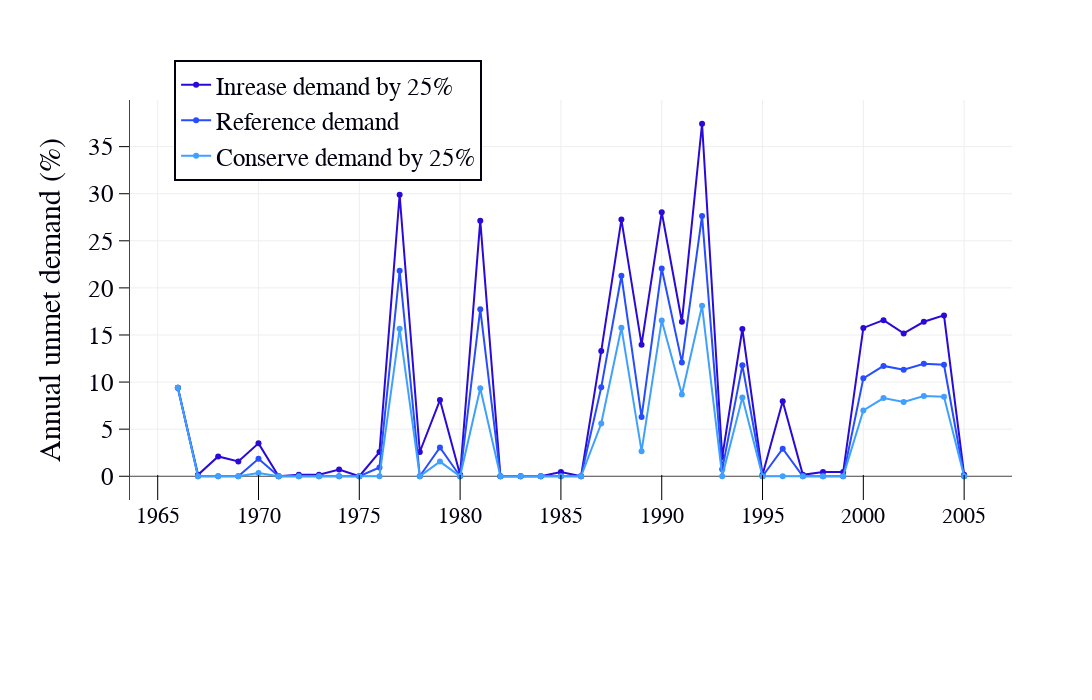

The cell this chart's notebook holds for it:
### Markdown cell above
# 6. Plot the unmet demad for all the scenarios  and years

### Code cell
import numpy

import plotly.plotly as py
import plotly.graph_objs as go
# xx=['Reference','Cache County <br> demand','Hyrum  <br> Bathymetry','Headflow <br> supply']
# print UnmetDemandEstimate[['Reference','year']]


########################################################################
# estimate the total reference demand for Cahce county to calcualte the percentage 
result_df_UseCase= pd.read_sql_query(Query_UseCase_text, conn)

subsets = result_df_UseCase.groupby(['ScenarioName'])
for subset in subsets.groups.keys():
    if subset=='Bear River WEAP Model 2017': # reference
        df_Seasonal = subsets.get_group(name=subset)
        df_Seasonal=df_Seasonal.reset_index()
# display (df_Seasonal)
  
Tot=df_Seasonal["SeasonNumericValue"].tolist()

float_lst = [float(x) for x in Tot]

Annual_Demand=sum(float_lst)
print Annual_Demand

########################################################################



years =UnmetDemandEstimate.index.values

Reference_vals =UnmetDemandEstimate['Reference'].tolist()
Reference_vals_perc =(numpy.array([Reference_vals]))/Annual_Demand*100


Cons25PercCacheUrbWaterUse_vals =UnmetDemandEstimate['Cons25PercCacheUrbWaterUse'].tolist()
Cons25PercCacheUrbWaterUse_vals_perc =(numpy.array([Cons25PercCacheUrbWaterUse_vals]))/Annual_Demand*100

Incr25PercCacheUrbWaterUse_vals =UnmetDemandEstimate['Incr25PercCacheUrbWaterUse'].tolist()
Incr25PercCacheUrbWaterUse_vals_perc =(numpy.array([Incr25PercCacheUrbWaterUse_vals]))/Annual_Demand*100



trace2 = go.Scatter(
    x=years,
    y=Reference_vals_perc[0],
    name = 'Reference demand',
        mode = 'lines+markers',

    marker = dict(
        color = '#264DFF',
    
))


trace3 = go.Scatter(
    x=years,
    y=Cons25PercCacheUrbWaterUse_vals_perc[0],
    name = 'Conserve demand by 25%',   
    mode = 'lines+markers',

    marker = dict(
        color = '#3FA0FF'
))

trace1 = go.Scatter(
    x=years,
    y=Incr25PercCacheUrbWaterUse_vals_perc[0],
    name = 'Inrease demand by 25%',   
    mode = 'lines+markers',

    marker = dict(
        color = '#290AD8'
))

layout = dict(
    #title = "Use Case 3.3",
    yaxis = dict(
        title = "Annual unmet demand (%)",
        tickformat= ',',
        showline=True,
        dtick='5',
        ticks='outside',
        
        ticklen=10,
        tickcolor='#000',
        gridwidth=1,
        showgrid=True,

                ),
    
    xaxis = dict(
#         title = "Updated input parameters in the <br>Bear_River_WEAP_Model_2017",
#         showline=True,
        ticks='inside',
         tickfont=dict(size=22),
                tickcolor='#000',
        gridwidth=1,
        showgrid=True,

        ticklen=25
                    ),
    legend=dict(
        x=0.05,y=1.1,
          bordercolor='#00000f',
            borderwidth=2
        
               ),
    width=1100,
    height=700,
    #paper_bgcolor='rgb(233,233,233)',
    #plot_bgcolor='rgb(233,233,233)',
    margin=go.Margin(l=130,b=200),
    font=dict(size=25,family='arial',color='#00000f'),
    showlegend=True
)
data = [trace1, trace2,trace3]


# create a figure object
fig = dict(data=data, layout=layout)
#py.iplot(fig, filename = "2.3Identify_SeasonalValues") 


## it can be run from the local machine on Pycharm like this like below
## It would also work here offline but in a seperate window  
offline.iplot(fig,filename = 'jupyter/UnmentDemand@BirdRefuge' )       

print "Figure x is replicated!!"

### Figure 1 — Plotly figure (JSON) as saved in the notebook; plotly's stock layout.template omitted (floating-point values rounded to 4 significant figures)
{"data": [{"marker": {"color": "#290AD8"}, "mode": "lines+markers", "name": "Inrease demand by 25%", "type": "scatter", "x": [1966, 1967, 1968, 1969, 1970, 1971, 1972, 1973, 1974, 1975, 1976, 1977, 1978, 1979, 1980, 1981, 1982, 1983, 1984, 1985, 1986, 1987, 1988, 1989, 1990, 1991, 1992, 1993, 1994, 1995, 1996, 1997, 1998, 1999, 2000, 2001, 2002, 2003, 2004, 2005], "y": [9.397, 0.1502, 2.104, 1.578, 3.492, 0, 0.15, 0.1505, 0.7206, 0, 2.566, 29.89, 2.574, 8.091, 0.1484, 27.14, 0, 0, 0, 0.4432, 0, 13.29, 27.26, 13.97, 28.03, 16.41, 37.43, 2.039, 15.63, 0.1515, 7.96, 0.1491, 0.4452, 0.4463, 15.75, 16.58, 15.16, 16.4, 17.08, 0.1503]}, {"marker": {"color": "#264DFF"}, "mode": "lines+markers", "name": "Reference demand", "type": "scatter", "x": [1966, 1967, 1968, 1969, 1970, 1971, 1972, 1973, 1974, 1975, 1976, 1977, 1978, 1979, 1980, 1981, 1982, 1983, 1984, 1985, 1986, 1987, 1988, 1989, 1990, 1991, 1992, 1993, 1994, 1995, 1996, 1997, 1998, 1999, 2000, 2001, 2002, 2003, 2004, 2005], "y": [9.397, 0, 0, 0, 1.849, 0, 0, 0, 0, 0, 0.9249, 21.82, 0, 3.05, 0, 17.74, 0, 0, 0, 0, 0, 9.439, 21.29, 6.289, 22.07, 12.09, 27.65, 0.7308, 11.78, 0, 2.925, 0, 0, 0, 10.4, 11.72, 11.31, 11.94, 11.84, 0]}, {"marker": {"color": "#3FA0FF"}, "mode": "lines+markers", "name": "Conserve demand by 25%", "type": "scatter", "x": [1966, 1967, 1968, 1969, 1970, 1971, 1972, 1973, 1974, 1975, 1976, 1977, 1978, 1979, 1980, 1981, 1982, 1983, 1984, 1985, 1986, 1987, 1988, 1989, 1990, 1991, 1992, 1993, 1994, 1995, 1996, 1997, 1998, 1999, 2000, 2001, 2002, 2003, 2004, 2005], "y": [9.397, 0, 0, 0, 0.3564, 0, 0, 0, 0, 0, 0, 15.65, 0, 1.557, 0, 9.343, 0, 0, 0, 0, 0, 5.593, 15.77, 2.658, 16.55, 8.676, 18.1, 0, 8.363, 0, 0, 0, 0, 0, 6.987, 8.304, 7.895, 8.529, 8.433, 0]}], "layout": {"font": {"color": "#00000f", "family": "arial", "size": 25}, "height": 700, "legend": {"bordercolor": "#00000f", "borderwidth": 2, "x": 0.05, "y": 1.1}, "margin": {"b": 200, "l": 130}, "showlegend": true, "width": 1100, "xaxis": {"gridwidth": 1, "showgrid": true, "tickcolor": "#000", "tickfont": {"size": 22}, "ticklen": 25, "ticks": "inside"}, "yaxis": {"dtick": "5", "gridwidth": 1, "showgrid": true, "showline": true, "tickcolor": "#000", "tickformat": ",", "ticklen": 10, "ticks": "outside", "title": "Annual unmet demand (%)"}}}
